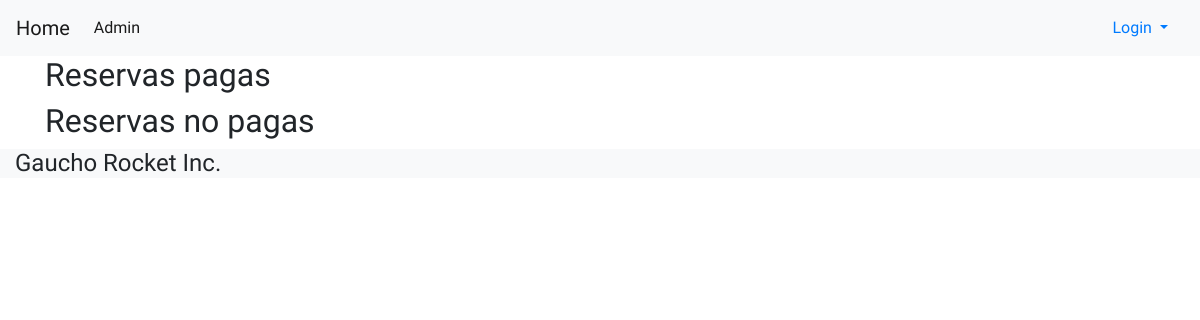
The app's page /gaucho-rocket/admin/reservas (signed in), older data.
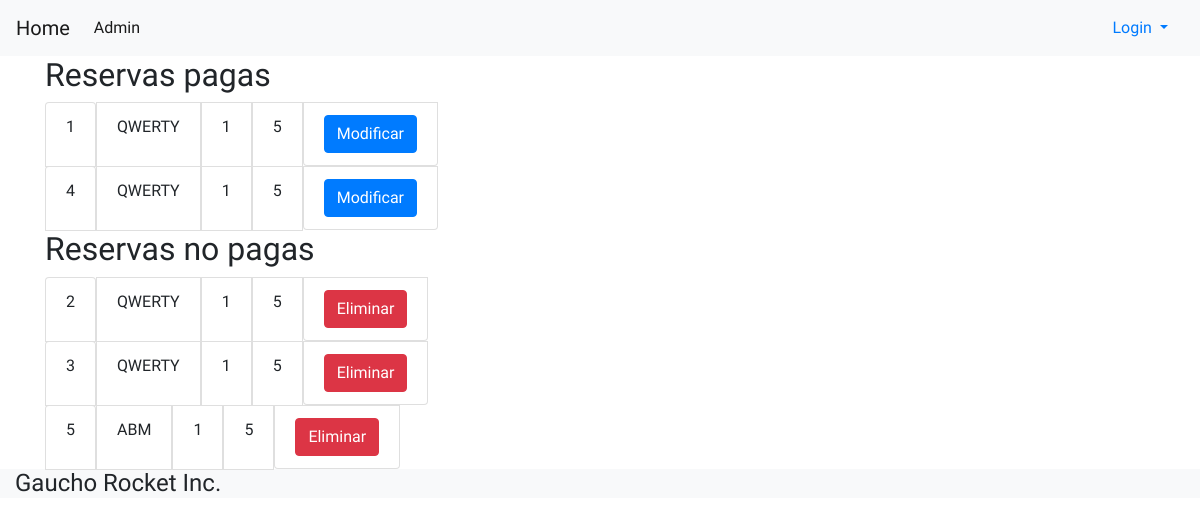
The same page, newer data.
### tables this page shows
CREATE TABLE  Reserva  (
   id  int(11) PRIMARY KEY,
   codigo  varchar(255) DEFAULT NULL,
   fecha  timestamp NOT NULL DEFAULT CURRENT_TIMESTAMP,
   vuelo_id  int(11) NOT NULL,
   servicio_id  int(11) NOT NULL,
   usuario_id  int(11) NOT NULL,
   precio_final  int(11) DEFAULT NULL,
   pagada  tinyint(1) DEFAULT NULL,
   tipo_de_cabina  varchar(255) DEFAULT NULL
);

### core/View.php (called while the page is built, shortened)
<?php
class View
{
    function generate($content_view, $template_view, $data = null){
        $this->path = Path::getInstance("config/path.ini");
        require_once( $this->path->getPage("view", $template_view) );
    }
}

### application/controller/controller_admin.php (called while the page is built, shortened)
<?php
class Controller_Admin extends Controller {
  private $view;
  private $reserva;
  function __construct() {
    $this->path = Path::getInstance("config/path.ini");
    require_once($this->path->getPage("model", "Reserva.php"));
    $this->view = new View();
    $this->reserva = new Reserva();
  }
  function reservas () {
    $pagas = json_decode($this->reserva->obtenerReservasPagas(), true);
    $noPagas = json_decode($this->reserva->obtenerReservasNoPagas(), true);
    $data = [
      "pagas" => $pagas,
      "noPagas" => $noPagas,
    ];
    $this->view->generate('Admin/reservas/view_admin_reservas.php', 'template_admin.php', $data);
  }
}

### index.php (called while the page is built, shortened)
<?php
require_once("./core/helpers/Path.php");
$path = Path::getInstance("config/path.ini");
require_once( $path->getPage("core", "View.php") );
require_once( $path->getPage("core", "Router.php") );
require_once( $path->getPage("helpers", "Database.php") );
require_once("./core/helpers/Config.php");
$router = new Router($_SERVER['REQUEST_URI']);
$router->start();

### core/helpers/Path.php (called while the page is built, shortened)
<?php
class Path
{
    private static $instance;
    private $paths;
    private function __construct($pathsFile){
        if (file_exists( $pathsFile )) {
            $this->paths = parse_ini_file($pathsFile);
        } else {
            die("Ruta de configuración inexistente");
        }
    }
    public static function getInstance($pathFile = '')
    {
        if( !isset( Path::$instance ) || is_null(Path::$instance)){
            self::$instance = new Path($pathFile);
        }
        return self::$instance;
    }
    public function getLink($path, $file = ''){
        if (array_key_exists( $path, $this->paths )) {
            $fullLink = "http://" . $_SERVER['HTTP_HOST'] . "/" . 'gaucho-rocket' . "/" . $this->paths[$path] . $file;
            return $fullLink;
        } else {
            return null;
        }
    }
    public function getEvent($controller, $action) {
        $event = "http://" . $_SERVER['HTTP_HOST'] . "/" . 'gaucho-rocket' . "/". $controller . "/" . $action ;
        return $event;
    }
}

### application/model/Reserva.php (called while the page is built, shortened)
<?php
  class Reserva {
    private $database;
    public function __construct() {
      $this->database = new Database();
    }
    function obtenerReservasPagas () {
      $sql = "select * from Reserva where pagada = 1";
      $query = $this->database->query($sql);
      $result = $query->fetch_all(MYSQLI_ASSOC);
      return json_encode($result);
    }
    function obtenerReservasNoPagas () {
      $sql = "select * from Reserva where pagada = 0";
      $query = $this->database->query($sql);
      $result = $query->fetch_all(MYSQLI_ASSOC);
      return json_encode($result);
    }
  }

### core/helpers/Config.php (called while the page is built, shortened)
<?php
class Config {
    private static $config;
    public static function init($configFile) {
        self::$config = parse_ini_file($configFile, true);
    }
    public static function getParam($section, $param) {
        return self::$config[$section][$param];
    }
}

### core/helpers/Database.php (called while the page is built, shortened)
<?php
class Database extends mysqli {
    public function __construct() {
        $hostname = Config::getParam("database", "hostname");
        $username = Config::getParam("database", "username");
        $password = Config::getParam("database", "password");
        $database = Config::getParam("database", "database");
    }
}

### application/view/Admin/reservas/components/view_admin_reserva_paga_item.php (the view)
<ul class="d-flex flex-row list-group">
  <li class="list-group-item"><?php echo $fila['id'] ?></li>
  <li class="list-group-item"><?php echo $fila['codigo'] ?></li>
  <li class="list-group-item"><?php echo $fila['vuelo_id'] ?></li>
  <li class="list-group-item"><?php echo $fila['usuario_id'] ?></li>
  <li class="list-group-item"><a id="<?php echo $fila['id'] ?>" href="javascript:void(0)" class="btn btn-primary">Modificar</a></li>
</ul>

### core/Router.php (shortened to what this page needs)
<?php
class Router
{
    private $path;
    private $request;
    public function __construct($request){
        $this->request = $request;
        $this->path = Path::getInstance();
    }
    function start(){
        $routes = $this->parseRoutes();
        $moduleName = $this->extractModuleName($routes);
        $action = $this->extractActionName($routes);
        if(true) {
            $controller = $this->createController($moduleName);
            $this->executeActionFromController($controller, $action);
        } else {
            $controller = $this->createController("Main");
            $this->executeActionFromController($controller, $action);
        }
    }
    private function parseRoutes(){
        $urlAndParams = explode('?', $this->request);
        return explode('/', $urlAndParams[0]);
    }
    private function extractModuleName($routes){
        return !empty($routes[2]) ? $routes[2] : "main";
    }
    private function extractActionName($routes){
        return !empty($routes[3]) ? $routes[3] : "index";
    }
    private function createController($moduleName){
        $controllerName = 'Controller_' . $moduleName;
        $controllerFile = strtolower($controllerName) . '.php';
        $controllerPath = $this->path->getPage("controller",  $controllerFile );
        $controller = false;
        if ( $controllerPath != null ) {
            $controller = new $controllerName;
        }
        return  $controller;
    }
    private function executeActionFromController($controller, $action)
    {
        if (method_exists($controller, $action)) {
            $controller->$action();
        } else {
            $this->errorPage404();
        }
    }
}

### application/view/template_admin.php (shortened to what this page needs)
<!DOCTYPE html>
<html>
<?php
$path = Path::getInstance("config/path.ini");
 ?>
<link rel="stylesheet" href="https://stackpath.bootstrapcdn.com/bootstrap/4.3.1/css/bootstrap.min.css">
<?php echo "<link rel='stylesheet' href='" . $path->getLink("css","header.css") . "'>"; ?>
  <body class="w3-light-grey">
    <?php
        include($path->getPage("view", "Header/header.php"))
    ?>
    <?php
        require_once($path->getPage("view", $content_view));
    ?>
    <?php
        include($path->getPage("view", "Footer/footer.php"))
    ?>
  </body>
</html>

### application/view/Header/header.php (shortened to what this page needs)
<nav class="navbar navbar-expand-lg navbar-light bg-light">
  <a class="navbar-brand" href='/gaucho-rocket'>Home</a>
  <div class="collapse navbar-collapse" id="navbarSupportedContent">
    <ul class="navbar-nav mr-auto">
    <?php
      if ($_SESSION['rol'] == 'admin') {
        echo "<li class='nav-item active'>";
        echo "<a class='nav-link' href=" . $path->getEvent('admin', 'index') . ">Admin</a>";
        echo "</li>";
      }
    ?>
    </ul>
    <div class="nav-item dropdown">
      <a class="nav-link dropdown-toggle" href="#" id="navbarDropdown" role="button" data-toggle="dropdown" aria-haspopup="true" aria-expanded="false">
        Login
      </a>
    </div>
  </div>
</nav>

### application/view/Admin/reservas/view_admin_reservas.php
<div class="container">
  <?php
    echo "<h2>Reservas pagas</h2>";
    foreach ($data['pagas'] as $fila) {
      include($path->getPage("view", "Admin/reservas/components/view_admin_reserva_paga_item.php"));
    }
    echo "<h2>Reservas no pagas</h2>";
    foreach ($data['noPagas'] as $fila) {
      include($path->getPage("view", "Admin/reservas/components/view_admin_reserva_no_paga_item.php"));
    }
  ?>
</div>

### application/view/Footer/footer.php
<footer class="bg-light">
  <div class="container-fluid">
    <h4>Gaucho Rocket Inc.</h4>
  </div>
</footer>

### application/view/Admin/reservas/components/view_admin_reserva_no_paga_item.php
<ul class="d-flex flex-row list-group">
  <li class="list-group-item"><?php echo $fila['id'] ?></li>
  <li class="list-group-item"><?php echo $fila['codigo'] ?></li>
  <li class="list-group-item"><?php echo $fila['vuelo_id'] ?></li>
  <li class="list-group-item"><?php echo $fila['usuario_id'] ?></li>
  <li class="list-group-item"><a id="<?php echo $fila['id'] ?>" href="javascript:void(0)" class="btn btn-danger eliminar-reserva">Eliminar</a></li>
</ul>

### application/view/template_admin.php (style rules this page uses)
html,body,h1,h2,h3,h4,h5 { font-family: "Raleway", sans-serif }

Row changes from the older to the newer data that the page shows:
added reserva: id "1", codigo "QWERTY", vuelo "1", usuario "5", shown under "Reservas pagas"
added reserva: id "4", codigo "QWERTY", vuelo "1", usuario "5", shown under "Reservas pagas"
added reserva: id "2", codigo "QWERTY", vuelo "1", usuario "5", shown under "Reservas no pagas"
added reserva: id "3", codigo "QWERTY", vuelo "1", usuario "5", shown under "Reservas no pagas"
added reserva: id "5", codigo "ABM", vuelo "1", usuario "5", shown under "Reservas no pagas"
